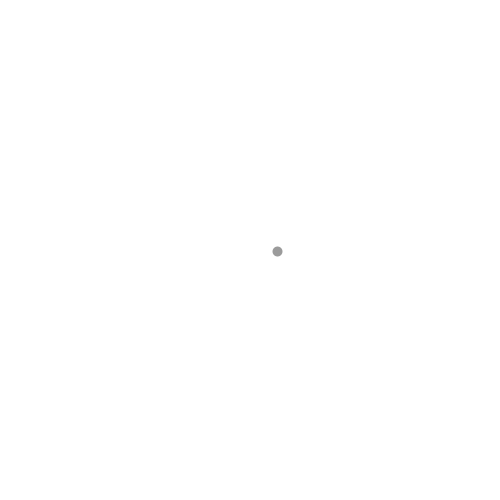
Frame 1 (no input)
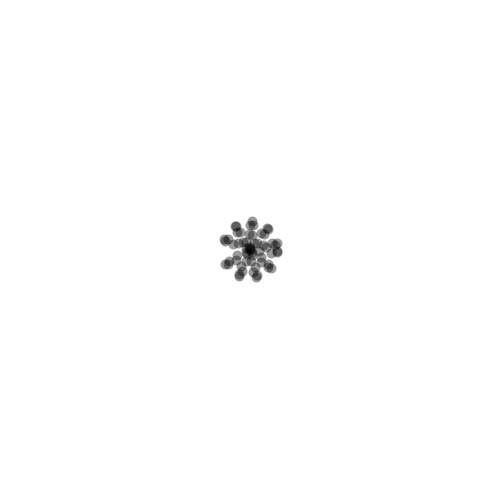
Frame 60 (the mouse pressed at the canvas centre just before this capture)
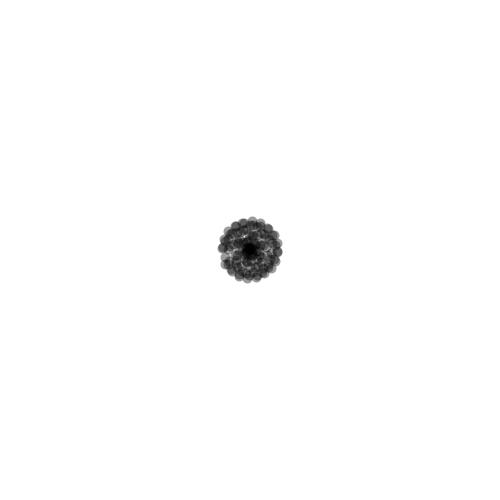
Frame 120 (the mouse held since frame 60 and released just before this capture)

The Processing sketch that drew these frames (run headless with seeded random() and noise(); from frame 60 on, the mouse is pressed at the canvas centre):

// Processing sketch: e03_falowanie_okrag_magia5
// ── e03_falowanie_okrag_magia5.pde
void setup() {
  size(500, 500);
  strokeWeight(10);
  background(255);
  stroke(0, 100);
}

void draw() {
  float R = 20*cos(frameCount*0.5) + 20*sin(frameCount*0.5);
  point(250+R*cos(frameCount*0.05), 250+R*sin(frameCount*0.05));
}
